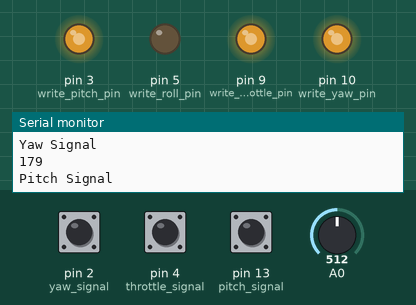
Simulated run of this sketch. Board: Arduino Uno, built with avr-gcc and run on an emulated ATmega328P. Shown: output pins drawn as LEDs (lit = HIGH), the last lines printed to the serial monitor. Inputs (shaded band) come from the test bench; at power-on: A0 = 512, pin 2 (yaw_signal) HIGH, pin 4 (throttle_signal) HIGH, pin 13 (pitch_signal) HIGH.

Above: at 17.2 s.
17.3 s: A0 set to 716
At 17.8 s:
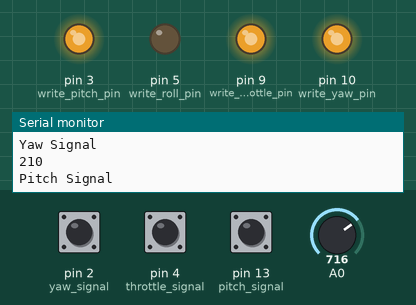
18.8 s: A0 set to 997
At 19.2 s:
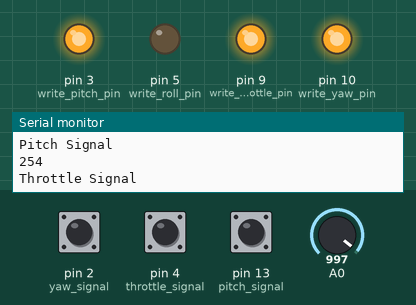
21.8 s: A0 set to 1008
At 23.1 s:
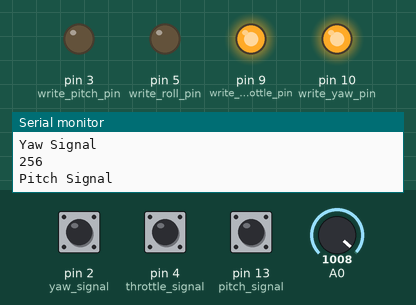
23.4 s: A0 set to 1023
At 24.6 s:
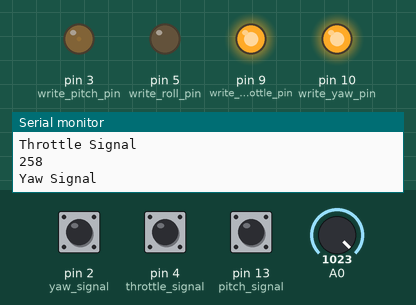
24.9 s: A0 set to 122
At 26.0 s:
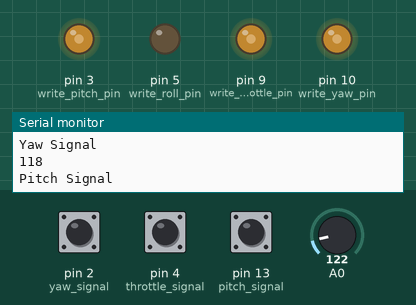
26.4 s: A0 set to 511
At 27.5 s:
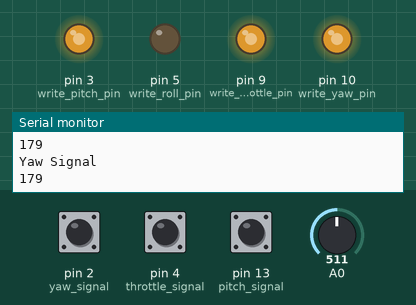
Timing chart, 0 to 28.9 s (numbered marks = the images above; inputs shaded):
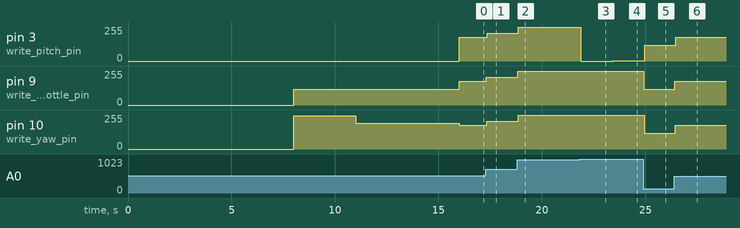

The sketch:

sketch_jan29a.ino
```cpp
//byte read_free_pwm_signal = 11;
//int pwm_free_signal;

int write_throttle_pin = 9;
int write_yaw_pin = 10;
int write_roll_pin = 5;
int write_pitch_pin = 3;


int throttle_signal = 4;
int yaw_signal = 2;
int roll_signal = 7;
int pitch_signal = 13;

int readPotValue() {
    int sensorValue = analogRead(A0);
    int mappedValue = map(sensorValue, 0, 1001, 100, 255);
    return mappedValue;
}

void armMotors() {
  Serial.println("arming");
  analogWrite(write_throttle_pin, 120);
  analogWrite(write_yaw_pin, 250);
  delay(3000);
  analogWrite(write_yaw_pin, 195);
  Serial.println("armed");
}


void writeSignalValues(int write_signal) {

      if (digitalRead(throttle_signal) == HIGH)
      {
        analogWrite(write_throttle_pin, write_signal);
        Serial.println("Throttle Signal");
        Serial.println(write_signal);

      }
      if (digitalRead(yaw_signal) == HIGH)
      {
        analogWrite(write_yaw_pin, write_signal);
        Serial.println("Yaw Signal");
        Serial.println(write_signal);

      }
//      if (digitalRead(roll_signal) == HIGH)
//      {
//        analogWrite(write_roll_pin, write_signal);
//        Serial.println("Roll Signal");
//        Serial.println(write_signal);
//
//      }
      if (digitalRead(pitch_signal) == HIGH)
      {
        analogWrite(write_pitch_pin, write_signal);
        Serial.println("Pitch Signal");
        Serial.println(write_signal);

      }
}

void setup() {
//        pinMode(read_free_pwm_signal, INPUT);

        pinMode(write_throttle_pin, OUTPUT);
        pinMode(write_yaw_pin, OUTPUT);
        pinMode(write_roll_pin, OUTPUT);
        pinMode(write_pitch_pin, OUTPUT);

        //PINS FOR WRITE SIGNAL MODE
        pinMode(throttle_signal, INPUT_PULLUP);
        pinMode(yaw_signal, INPUT_PULLUP);
        pinMode(roll_signal, INPUT_PULLUP);
        pinMode(pitch_signal, INPUT_PULLUP);

        Serial.begin(9600);

        Serial.println();
        delay(8000);
        armMotors();
        delay(5000);
}

void loop() {
        int write_signal = readPotValue();

        writeSignalValues(write_signal);
//
//        pwm_free_signal = pulseIn(read_free_pwm_signal, HIGH);
//        Serial.println("Free PWM Signal");
//        Serial.println(pwm_free_signal);

}
```

Measured:
- the behaviour switches between 1007 and 1008 on A0 (found by bisection; images 2 and 3)
- after the input at 17.3 s, pin 3 (write_pitch_pin): 179/255 → 210/255 after 0.06 s; pin 9 (write_throttle_pin), pin 10 (write_yaw_pin): 179/255 → 210/255 at once
- after the input at 18.8 s, pin 3 (write_pitch_pin): 210/255 → 254/255 after 0.07 s; pin 9 (write_throttle_pin): 210/255 → 254/255 at once; pin 10 (write_yaw_pin): 210/255 → 254/255 after 0.05 s
- after the input at 21.8 s, pin 3 (write_pitch_pin): 254/255 → 0/255 after 0.09 s; pin 9 (write_throttle_pin): 254/255 → 255/255 at once; pin 10 (write_yaw_pin): 254/255 → 255/255 after 0.07 s
- after the input at 23.4 s, pin 3 (write_pitch_pin): 0/255 → 2/255 after 0.05 s
- after the input at 24.9 s, pin 3 (write_pitch_pin): 2/255 → 118/255 after 0.06 s; pin 9 (write_throttle_pin), pin 10 (write_yaw_pin): 255/255 → 118/255 at once
- after the input at 26.4 s, pin 3 (write_pitch_pin): 118/255 → 179/255 after 0.07 s; pin 9 (write_throttle_pin): 118/255 → 179/255 at once; pin 10 (write_yaw_pin): 118/255 → 179/255 after 0.05 s
